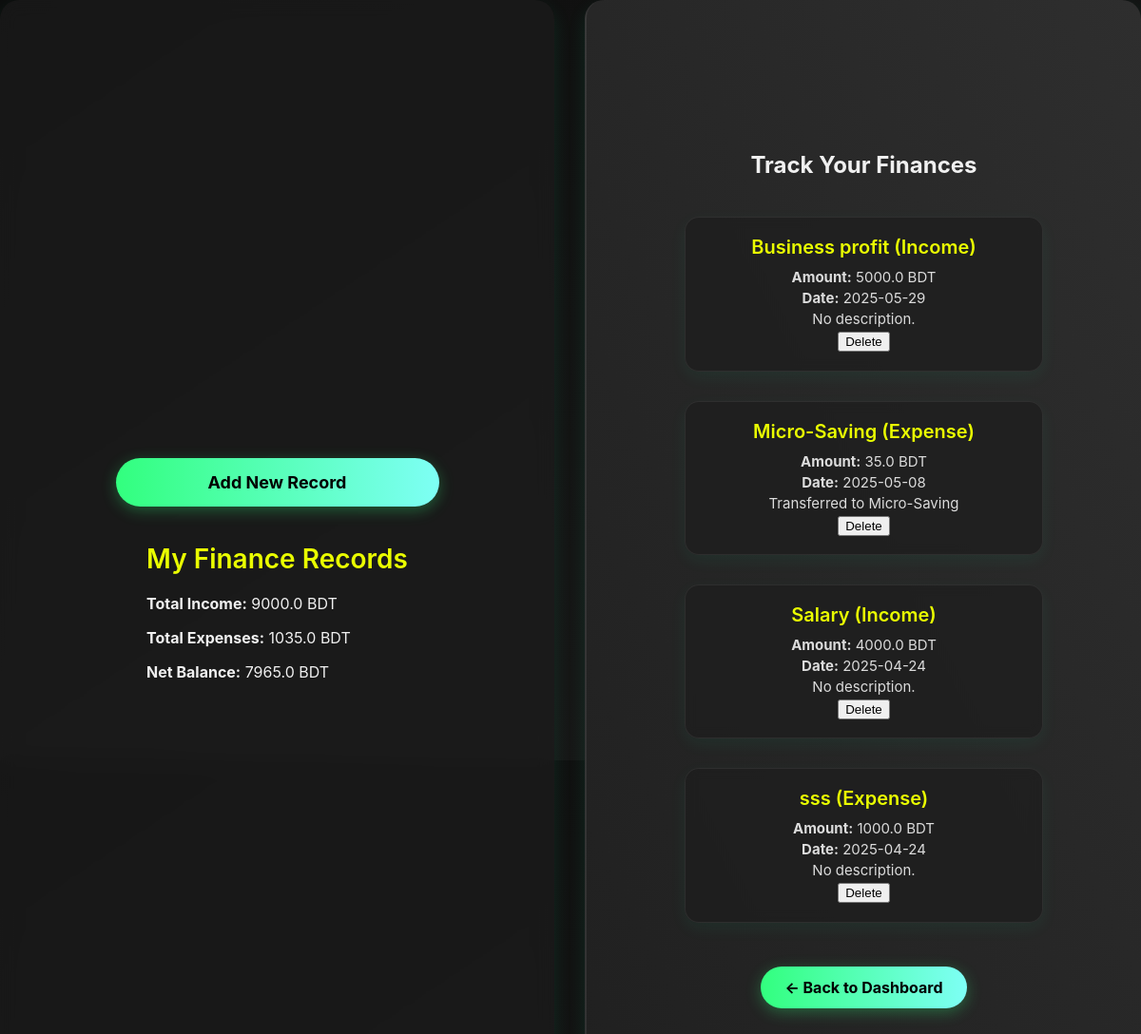
Page /finance/view (signed in) on the committed database.
### models/finance.py (models this page shows)
class FinanceRecord(db.Model):
    __tablename__ = 'finance'
    id = db.Column(db.Integer, primary_key=True)
    type = db.Column(db.String(10), nullable=False)  # 'income' or 'expense'
    category = db.Column(db.String(50), nullable=False)
    amount = db.Column(db.Float, nullable=False)
    date = db.Column(db.Date, default=date.today)
    description = db.Column(db.Text)
    user_id = db.Column(db.Integer, db.ForeignKey('user.id'), nullable=False)

### routes/finance.py (the view)
@finance_bp.route('/view')
@login_required
def view_finances():
    records = FinanceRecord.query.filter_by(user_id=current_user.id).order_by(FinanceRecord.date.desc()).all()
    total_income = sum(r.amount for r in records if r.type == 'income')
    total_expense = sum(r.amount for r in records if r.type == 'expense')
    net_balance = total_income - total_expense
    return render_template('finance/view_records.html', records=records,
                           total_income=total_income,
                           total_expense=total_expense,
                           net_balance=net_balance)

### app.py (called while the page is built)
@login_manager.user_loader
def load_user(user_id):
    return User.query.get(int(user_id))

### templates/finance/view_records.html (shortened to what this page needs)
<!DOCTYPE html>
<html lang="en">
<head>
    <link rel="stylesheet" href="{{ url_for('static', filename='css/styles.css') }}">
</head>
<body>
    <div class="container">
        <div class="left-panel">
            <a href="{{ url_for('finance.add_finance') }}" class="dashboard-btn">Add New Record</a>
            <div class="left-column">
                <h2>My Finance Records</h2>
                <p><strong>Total Income:</strong> {{ total_income }} BDT</p>
                <p><strong>Total Expenses:</strong> {{ total_expense }} BDT</p>
                <p><strong>Net Balance:</strong> {{ net_balance }} BDT</p>
            </div>
        </div>
        <div class="right-panel">
            <h2>Track Your Finances</h2>
            {% if records %}
                <div class="goal-list">
                    {% for r in records %}
                    <div class="goal-card">
                        <h3>{{ r.category }} ({{ r.type|capitalize }})</h3>
                        <p><strong>Amount:</strong> {{ r.amount }} BDT</p>
                        <p><strong>Date:</strong> {{ r.date }}</p>
                        <p>{{ r.description or 'No description.' }}</p>
                        <form method="POST" action="{{ url_for('finance.delete_finance', record_id=r.id) }}">
                            <button type="submit">Delete</button>
                        </form>
                    </div>
                    {% endfor %}
                </div>
                {% else %}
                <p>No finance records yet.</p>
                {% endif %}
                <a href="{{ url_for('main.dashboard') }}" class="back-dashboard-btn">← Back to Dashboard</a>
        </div>
    </div>
</body>
</html>

### static/css/styles.css (style rules this page uses)
body { margin: 0; padding: 0; font-family: 'Inter', sans-serif; display: flex; height: 100vh; background: linear-gradient(to bottom right, #0f0f0f, #1c1c1c); color: #f0f0f0; }
.container { display: flex; width: 100vw; height: 150vh; }
.left-panel, .right-panel { flex: 1; display: flex; align-items: center; justify-content: center; flex-direction: column; padding: 40px; box-sizing: border-box; height: 150vh; backdrop-filter: blur(10px); background: rgba(30, 30, 30, 0.6); border-radius: 20px; box-shadow: 0 8px 20px rgba(0, 255, 170, 0.1); }
.left-panel { color: #f0f0f0; }
.right-panel { background: linear-gradient(to top right, #202020, #2e2e2e); color: #f0f0f0; text-align: center; border-left: 2px solid rgba(255, 255, 255, 0.05); }
.left-column h2 { font-size: 28px; font-weight: 600; margin-bottom: 20px; color: #eaff00; }
.goal-list { display: flex; flex-direction: column; gap: 15px; margin-top: 20px; }
.goal-card { width: 21rem; background: rgba(40, 40, 40, 0.7); padding: 20px; border-radius: 20px; border: 1px solid rgba(255, 255, 255, 0.06); box-shadow: 0 8px 24px rgba(0, 255, 170, 0.08); backdrop-filter: blur(8px); transition: transform 0.3s ease, box-shadow 0.3s ease; animation: fadeInCard 0.4s ease-in; }
.goal-card h3 { margin: 0 0 10px; color: #eaff00; font-size: 20px; font-weight: 600; }
.goal-card p { margin: 3px 0; color: #dcdcdc; font-size: 15px; }
.dashboard-btn { display: block; background: linear-gradient(to right, #32ff7e, #7efff5); color: black; padding: 15px 20px; margin: 15px auto; text-align: center; border-radius: 30px; width: 300px; font-size: 18px; font-family: 'Inter', sans-serif; text-decoration: none; font-weight: bold; transition: all 0.3s ease; box-shadow: 0 4px 16px rgba(50, 255, 126, 0.3); }
.container { display: flex; gap: 2rem; flex-wrap: wrap; }
.goal-card { border: 1px solid rgba(255, 255, 255, 0.07); padding: 1.2rem; margin-bottom: 1rem; border-radius: 15px; background: rgba(30, 30, 30, 0.75); box-shadow: 0 6px 18px rgba(0, 255, 170, 0.06); color: #eaff00; backdrop-filter: blur(6px); transition: transform 0.2s ease; }
.back-dashboard-btn { margin-top: 30px; display: inline-block; padding: 12px 25px; background: linear-gradient(to right, #32ff7e, #7efff5); color: #000; font-weight: bold; border-radius: 30px; text-decoration: none; font-size: 16px; transition: transform 0.3s ease, box-shadow 0.3s ease; box-shadow: 0 4px 16px rgba(50, 255, 126, 0.3); }
body { display: flex; margin: 0; background: linear-gradient(to bottom right, #0d0d0d, #1a1a1a); color: #f0f0f0; }

### rows in the picture
FinanceRecord: category "Business profit", type "Income", amount "5000.0", date "2025-05-29", description "No description."
FinanceRecord: category "Micro-Saving", type "Expense", amount "35.0", date "2025-05-08", description "Transferred to Micro-Saving"
FinanceRecord: category "Salary", type "Income", amount "4000.0", date "2025-04-24", description "No description."
FinanceRecord: category "sss", type "Expense", amount "1000.0", date "2025-04-24", description "No description."

### other values in the picture
{{ total_income }} "9000.0"
{{ total_expense }} "1035.0"
{{ net_balance }} "7965.0"
